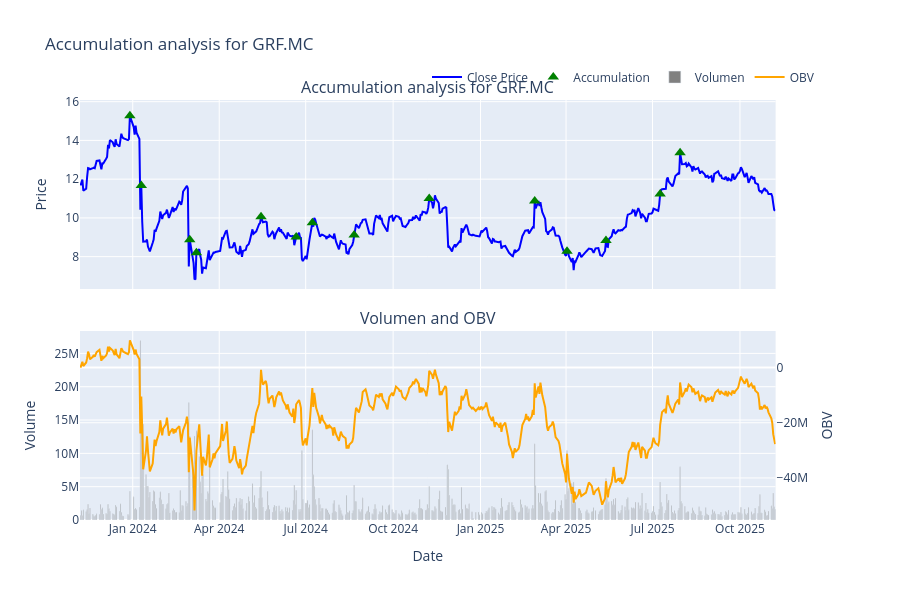

Notebook code cell kept with this figure:
### Code cell
stock_to_analyze =  'GRF.MC' # 'CABK.MC' # 'IDR.MC' # 
stock_analysis = StockAnalyzerOBV(stock_to_analyze)
stock_analysis.detect_acc(period='2y')
stock_analysis.plot_data(dist_show=False, save_html = True)

### Figure 1 — Plotly figure (JSON) as saved in the notebook; plotly's stock layout.template omitted (floating-point values rounded to 4 significant figures; data arrays with more than 128 entries replaced by an {"elided": "..."} marker saying what was removed)
{"data": [{"line": {"color": "blue"}, "mode": "lines", "name": "Close Price", "type": "scatter", "x": {"elided": "512 str values"}, "xaxis": "x", "y": {"elided": "512 float values"}, "yaxis": "y"}, {"marker": {"color": "green", "size": 10, "symbol": "triangle-up"}, "mode": "markers", "name": "Accumulation", "type": "scatter", "x": ["2023-12-29T00:00:00", "2024-01-10T00:00:00", "2024-03-01T00:00:00", "2024-03-08T00:00:00", "2024-05-15T00:00:00", "2024-06-21T00:00:00", "2024-07-08T00:00:00", "2024-08-21T00:00:00", "2024-11-08T00:00:00", "2025-02-27T00:00:00", "2025-04-02T00:00:00", "2025-05-13T00:00:00", "2025-07-09T00:00:00", "2025-07-30T00:00:00"], "xaxis": "x", "y": [15.28, 11.68, 8.872, 8.204, 10.06, 9.014, 9.748, 9.113, 11.0, 10.87, 8.285, 8.831, 11.23, 13.36], "yaxis": "y"}, {"marker": {"color": "gray"}, "name": "Volumen", "type": "bar", "x": {"elided": "512 str values"}, "xaxis": "x2", "y": {"elided": "512 int values"}, "yaxis": "y2"}, {"line": {"color": "orange"}, "mode": "lines", "name": "OBV", "type": "scatter", "x": {"elided": "512 str values"}, "xaxis": "x2", "y": {"elided": "512 int values"}, "yaxis": "y3"}], "layout": {"annotations": [{"font": {"size": 16}, "showarrow": false, "text": "Accumulation analysis for GRF.MC", "x": 0.47, "xanchor": "center", "xref": "paper", "y": 1, "yanchor": "bottom", "yref": "paper"}, {"font": {"size": 16}, "showarrow": false, "text": "Volumen and OBV", "x": 0.47, "xanchor": "center", "xref": "paper", "y": 0.45, "yanchor": "bottom", "yref": "paper"}], "height": 600, "legend": {"orientation": "h", "x": 1, "xanchor": "right", "y": 1.02, "yanchor": "bottom"}, "showlegend": true, "title": {"text": "Accumulation analysis for GRF.MC"}, "xaxis": {"anchor": "y", "domain": [0, 0.94], "matches": "x2", "showgrid": true, "showticklabels": false}, "xaxis2": {"anchor": "y2", "domain": [0, 0.94], "showgrid": true, "title": {"text": "Date"}}, "yaxis": {"anchor": "x", "domain": [0.55, 1], "showgrid": true, "title": {"text": "Price"}}, "yaxis2": {"anchor": "x2", "domain": [0, 0.45], "showgrid": true, "title": {"text": "Volume"}}, "yaxis3": {"anchor": "x2", "overlaying": "y2", "showgrid": true, "side": "right", "title": {"text": "OBV"}}}}
